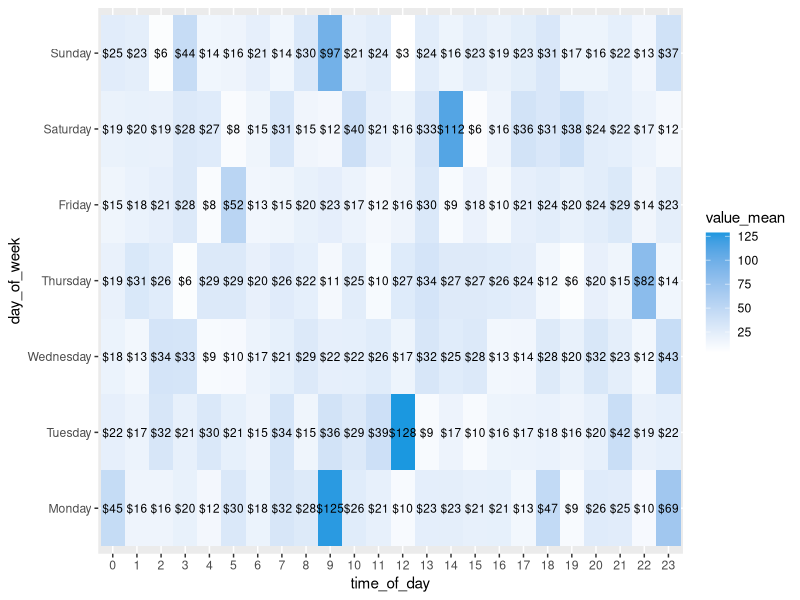
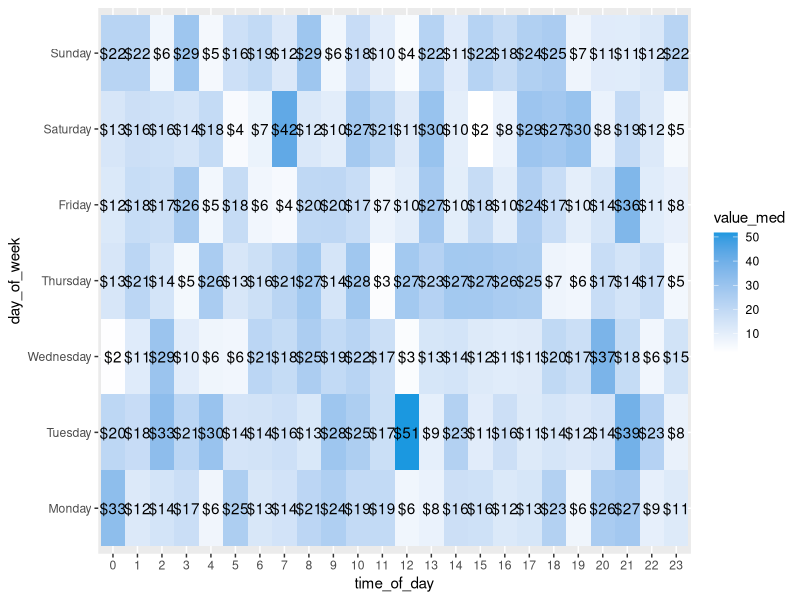
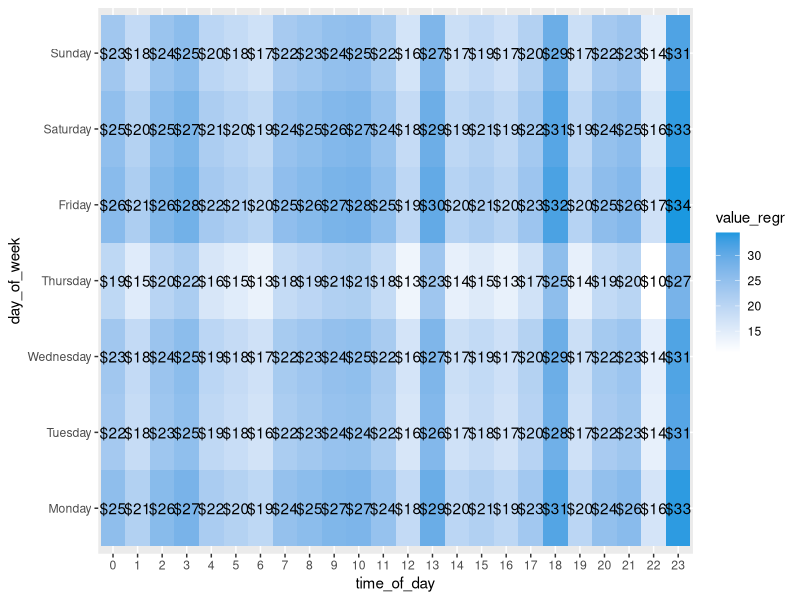
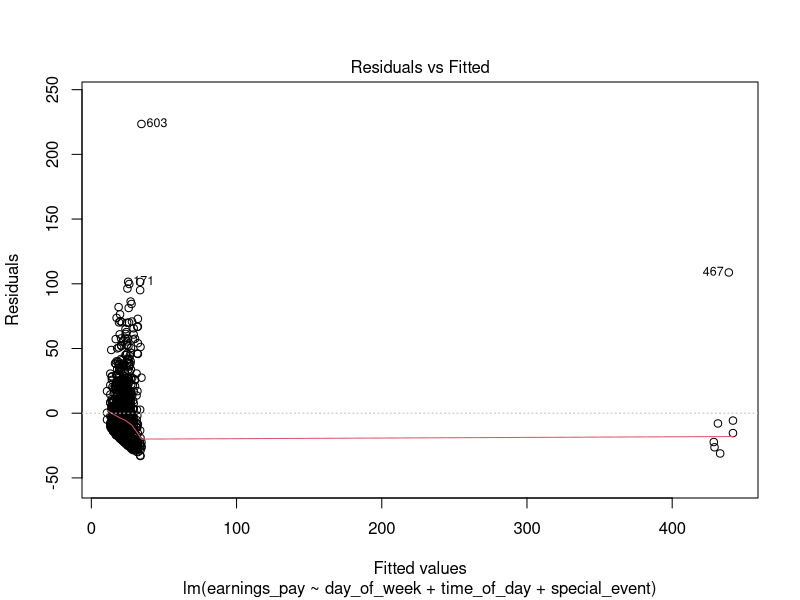
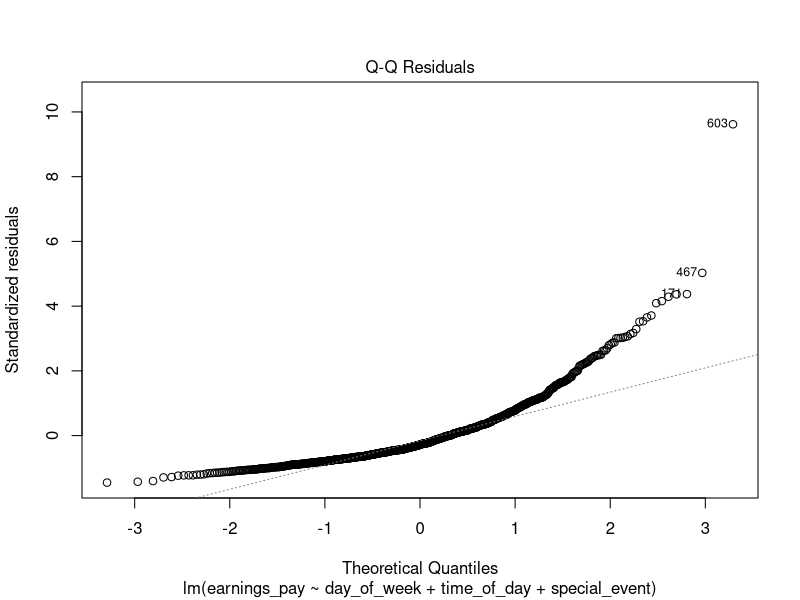
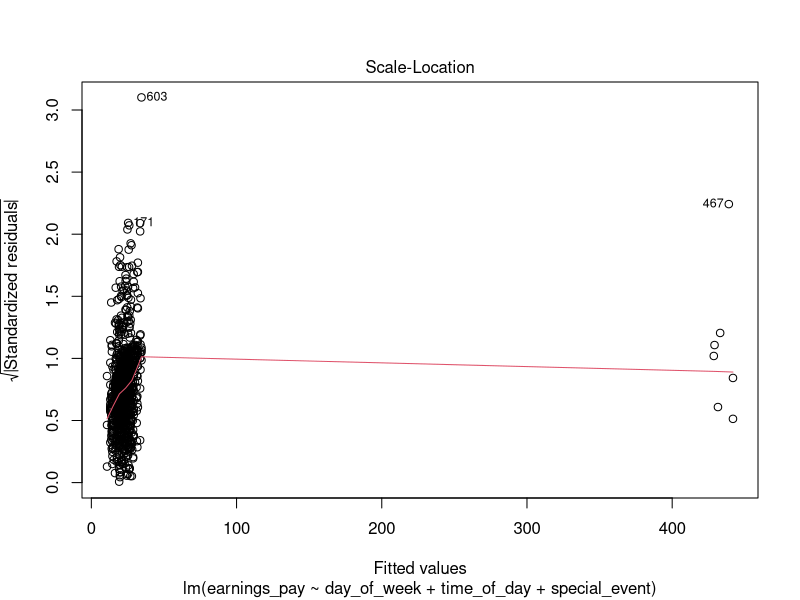
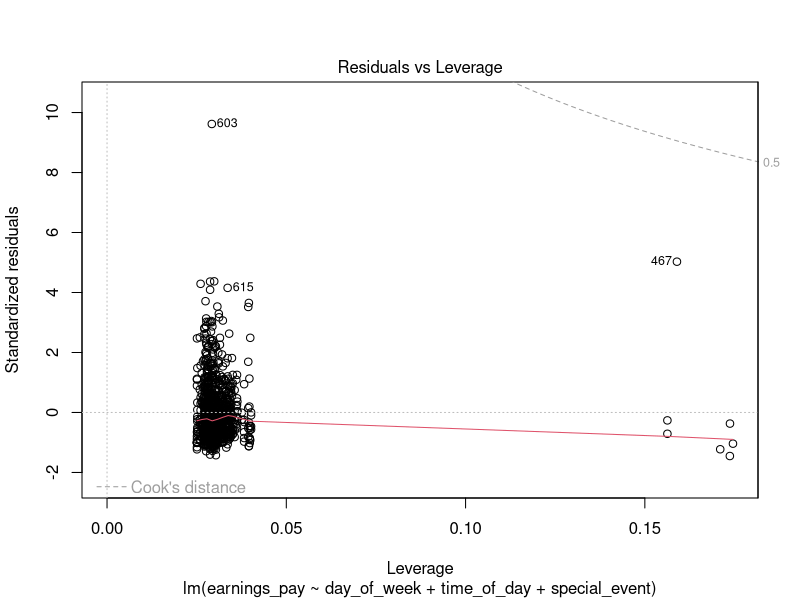

Source code (R) for these figures, in order:

## Data Wizard Take Home Exercise
## Author: Giacomo Dalla Chiara
## Assignment Part 1

rm(list=ls()) #clean the console
library(ggplot2) #package used for plotting
library(repr) #package used to control plot size in notebook
#install.packages("lme4", repos='http://cran.us.r-project.org')
library(lme4) #package for estimating mixed-effect models



## --- Synthetic data generation

# Generating a synthetic dataset can help better understanding how different models behave under certain conditions (e.g. extreme values)
# Fix a seed number for random data generation to ensure replication
set.seed(61)

# Fix the total size of the sample to generate
n <- 1000

# Generate synthetic job dataset
job <- data.frame("driver_id"=sample(1:50, n, replace=TRUE),
                  "time_of_day"=sample(0:23, n, replace=TRUE), 
                  "pick_up_date"=sample(seq(as.Date("2023/02/13"), as.Date("2023/02/19"), by="day"), n, replace=T),
                  "earnings_pay"=rexp(n, rate = 0.045)) 

# Adding day of the week
job$day_of_week <- weekdays(job$pick_up_date) 

# Adding special events (e.g. super bowl)
job$special_event <- 0
job[c(1,50,467,835,456,23,788),"special_event"] <- 1
job[c(1,50,467,835,456,23,788),"earnings_pay"] <- job[c(1,50,467,835,456,23,788),"earnings_pay"]+400 #I'm adding $400 to earnings obtained during special events
job$special_event <- as.factor(job$special_event)

str(job)



## --- V0) Non-parametric model: mean

# Use the aggregate() function to compute the mean pay for each combination of day and time
avg_pay <- aggregate(job$earnings_pay, list(job$time_of_day, job$day_of_week), FUN=mean)
names(avg_pay) <- c("time_of_day", "day_of_week", "value_mean")

# I then use ggplot to create a heatmap of the mean hourly earnings
avg_pay$lab_mean <- paste0("$",as.character(floor(avg_pay$value_mean)))
avg_pay$time_of_day <- as.factor(avg_pay$time_of_day)
avg_pay$day_of_week <- as.factor(avg_pay$day_of_week)
levels(avg_pay$day_of_week) <- c("Monday","Tuesday","Wednesday","Thursday","Friday","Saturday","Sunday")
hm_mean <- ggplot(avg_pay, aes(time_of_day, day_of_week)) +
  geom_tile(aes(fill = value_mean)) +
  geom_text(aes(label = lab_mean), size=3) +
  scale_fill_gradient(low = "white", high = "#1b98e0")
hm_mean



## --- V1) Non-parametric model: median

# Add column to the avg_pay dataset reporting the median hourly pay
avg_pay$value_med <- aggregate(job$earnings_pay, list(job$time_of_day, job$day_of_week), FUN=median)$x

# Same as above, I use ggplot to plot a heatmap of avrage hourly earnings 
avg_pay$lab_med <- paste0("$",as.character(floor(avg_pay$value_med)))
avg_pay$time_of_day <- as.factor(avg_pay$time_of_day)
hm_med <- ggplot(avg_pay, aes(time_of_day, day_of_week)) +
  geom_tile(aes(fill = value_med)) +
  geom_text(aes(label = lab_med)) +
  scale_fill_gradient(low = "white", high = "#1b98e0")
hm_med

# Together with the point estimate for the average hourly pay, we should report the confidence interval (CIs)
# Add column to avg_pay containing sample size
avg_pay$sample_size <- aggregate(job$earnings_pay, list(job$time_of_day, job$day_of_week), FUN=length)$x

# Display the point estimates with small sample size using a rule-based method
avg_pay[avg_pay$sample_size<5,]

# Compute confidence interval for the median hourly pay for Tuesday 11 am
wilcox.test(job[job$time_of_day==12 & job$day_of_week=="Tuesday","earnings_pay"], alternative="two.sided", correct=TRUE, conf.int=TRUE, conf.level=0.95)$conf.int



## --- V2) Parametric model: linear regression
tmp <- job # I define a new temporary dataset tmp
tmp$day_of_week <- as.factor(tmp$day_of_week)
tmp$time_of_day <- as.factor(tmp$time_of_day)

# I estimate the regression parameters using the lm() function
modv2 <- lm(earnings_pay~day_of_week+time_of_day+special_event, data=tmp)
summary(modv2)

# Add column to avg_pay where special_event==0
avg_pay$special_event <- as.factor(0)

# Predict values using estimated regression model
avg_pay$value_regr <- predict(modv2, avg_pay)

# I use ggplot to visualize the new results
avg_pay$lab_regr <- paste0("$",as.character(floor(avg_pay$value_regr)))
hm_regr <- ggplot(avg_pay, aes(time_of_day, day_of_week)) +
  geom_tile(aes(fill = value_regr)) +
  geom_text(aes(label = lab_regr)) +
  scale_fill_gradient(low = "white", high = "#1b98e0")
options(repr.plot.width=11, repr.plot.height=4)
hm_regr

# Run model diagnostic to identify potential outliers and extreme values
plot(modv2)



## --- V3) Parametric model: mixed effect model
# A fault of the regression model in V2 is that it assumes that observations are independetly generated
# This is not true, since observations (trips) performed by the same drivers might be correlated, and not independent

tmp <- job # I define a new temporary dataset tmp
tmp$day_of_week <- as.factor(tmp$day_of_week)
tmp$time_of_day <- as.factor(tmp$time_of_day)
tmp$driver_id <- as.factor(tmp$driver_id)

# I estimate the regression parameters using the lmer() function
modv3 <- lmer(earnings_pay ~ day_of_week + 
                time_of_day + 
                special_event +
                (1|driver_id), data=tmp)
summary(modv3)



